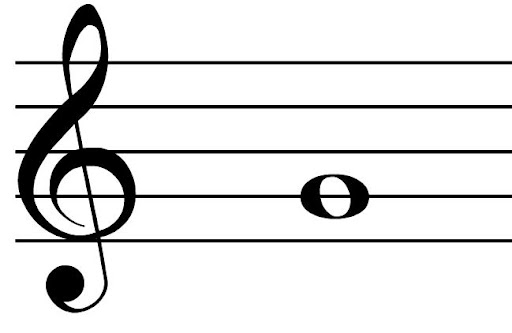
#> input picture Erosion and Dilation/Q-4.jpg, 512 x 333 px, found by its file name
$ jupyter execute Q4.ipynb
#> lines starting #> are read from the running program, lines starting #| are printed output that depends on the picture; after the words box and inside, x2 and y2 are one past the last pixel; in counts of white or black regions, pixels touching at a corner belong together
Importing our required libraries

[cell 1]
import cv2
import numpy as np
import matplotlib.pyplot as plt

Reading our image and converting to grayscale

[cell 2]
path = 'C:\Danyal\Work\FAST\Semester 5\Digital Image Processing\Assignment # 2\Q-4.jpg'
img = cv2.imread(path, cv2.IMREAD_GRAYSCALE)
#> img is the input picture: shape (333, 512); min 0, max 255, mean 227.3

Applying Morphological Processing on our Image

[cell 3]
#Thresholding image to convert to binary
threshold, img1 = cv2.threshold(img, 80, 254, cv2.THRESH_BINARY)
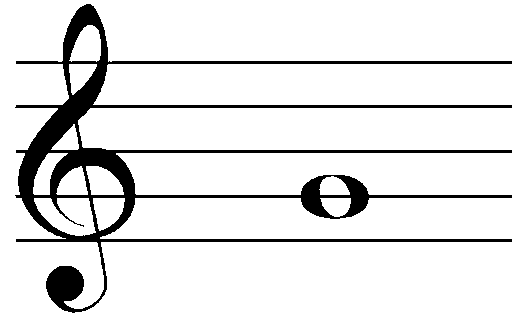
#> img1: shape (333, 512); values 0 (black) and 254 (white), 89.8% white; 1 black region, box (x1, y1, x2, y2) and area: (15, 4, 512, 313) 17307
#Taking the negative of image to apply morphological processing
img1 = 255 - img1
#Creating our kernel for the Dilate and Erode operations
kernel = np.ones((1,10),np.uint8)
#Applying erosion on the image to extract only horizontal lines
erosion = cv2.erode(img1,kernel,iterations = 8)
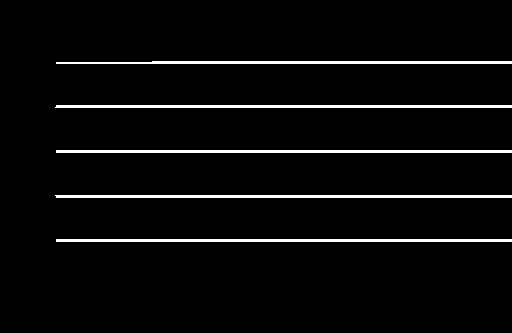
#> erosion: shape (333, 512); values 1 (black) and 255 (white), 4% white; 5 white regions, box (x1, y1, x2, y2) and area: (55, 105, 512, 108) 1369, (55, 195, 512, 198) 1369, (56, 150, 512, 153) 1368, (56, 239, 512, 242) 1368, (56, 61, 512, 64) 1272
#Applying dilation on the image to get back the same length of horizontal lines
dilation = cv2.dilate(erosion,kernel,iterations = 8)
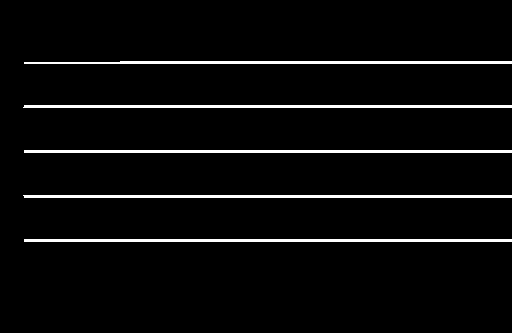
#> dilation: shape (333, 512); values 1 (black) and 255 (white), 4.2% white; 5 white regions, box (x1, y1, x2, y2) and area: (23, 105, 512, 108) 1465, (23, 195, 512, 198) 1465, (24, 150, 512, 153) 1464, (24, 239, 512, 242) 1464, (24, 61, 512, 64) 1368
#Again taking the negative to display as original image
dilation = 255 - dilation
erosion = 255 - erosion
#Displaying our image
fig, axs = plt.subplots(1,3,figsize=(16,8))

axs[0].imshow(img,cmap='gray')
axs[0].axis('off')
axs[0].set_title('Original Image',fontsize='medium')

axs[1].imshow(erosion,cmap='gray')
axs[1].axis('off')
axs[1].set_title('After Erosion',fontsize='medium')

axs[2].imshow(dilation,cmap='gray')
axs[2].axis('off')
axs[2].set_title('After Dilation',fontsize='medium')
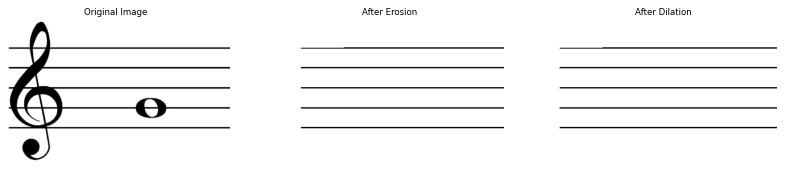
#> figure drawn by matplotlib, 3 panels
